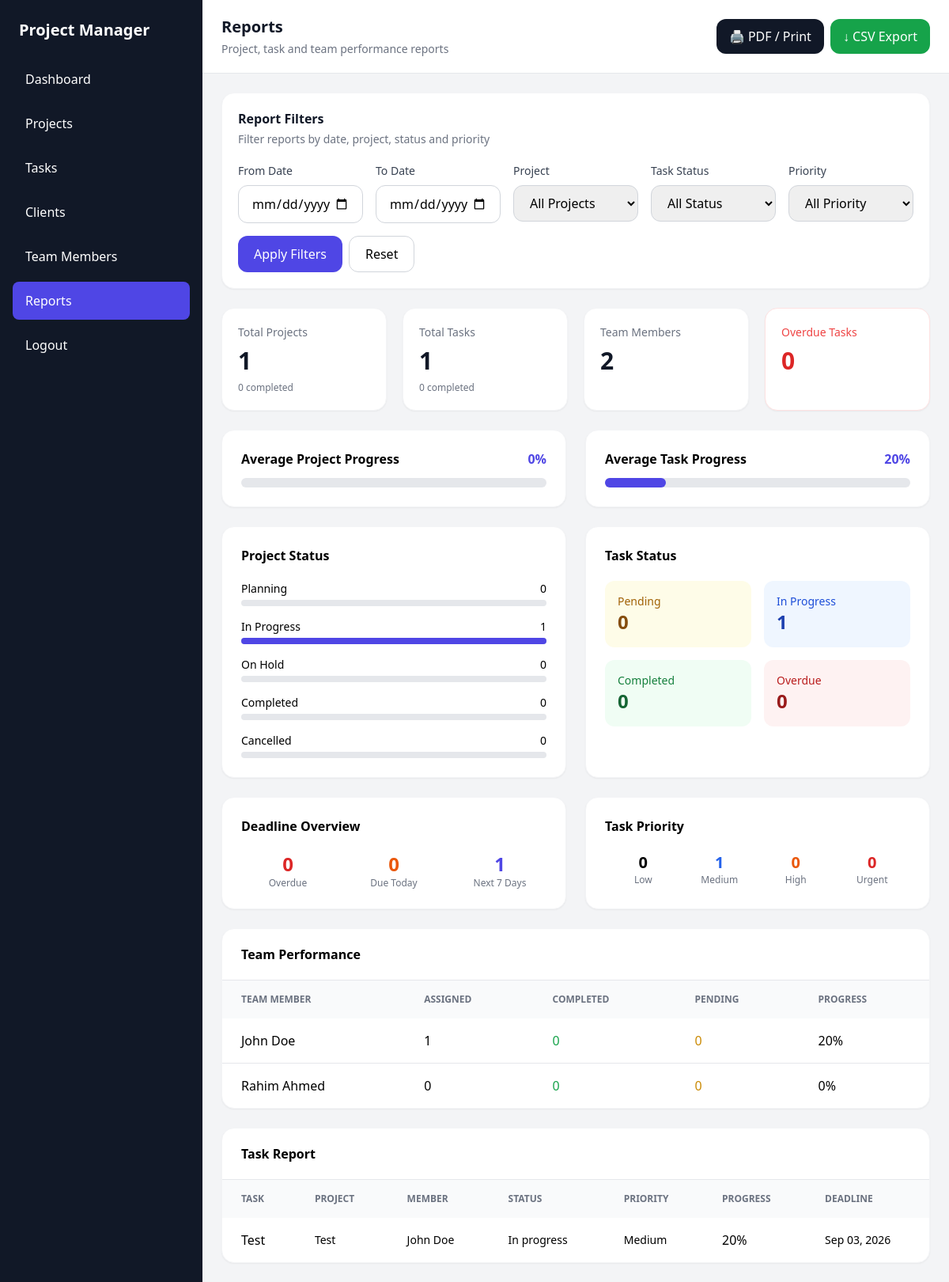
The page /reports/index.php (signed in) on the database its author committed.
### tables this page shows
CREATE TABLE `team_members` (
  `id` int(10) UNSIGNED NOT NULL,
  `name` varchar(150) NOT NULL,
  `email` varchar(150) NOT NULL,
  `phone` varchar(30) DEFAULT NULL,
  `role` varchar(100) DEFAULT NULL,
  `status` enum('active','inactive') NOT NULL DEFAULT 'active',
  `created_at` timestamp NOT NULL DEFAULT current_timestamp(),
  `updated_at` timestamp NOT NULL DEFAULT current_timestamp() ON UPDATE current_timestamp()
);

CREATE TABLE `tasks` (
  `id` int(10) UNSIGNED NOT NULL,
  `project_id` int(10) UNSIGNED NOT NULL,
  `team_member_id` int(10) UNSIGNED DEFAULT NULL,
  `assigned_to` int(10) UNSIGNED DEFAULT NULL,
  `created_by` int(10) UNSIGNED DEFAULT NULL,
  `title` varchar(255) NOT NULL,
  `description` text DEFAULT NULL,
  `start_date` date DEFAULT NULL,
  `due_date` date DEFAULT NULL,
  `priority` enum('low','medium','high','urgent') NOT NULL DEFAULT 'medium',
  `deadline` date DEFAULT NULL,
  `status` enum('todo','in_progress','review','completed','cancelled') NOT NULL DEFAULT 'todo',
  `progress` tinyint(3) UNSIGNED NOT NULL DEFAULT 0,
  `completed_at` datetime DEFAULT NULL,
  `created_at` timestamp NOT NULL DEFAULT current_timestamp(),
  `updated_at` timestamp NOT NULL DEFAULT current_timestamp() ON UPDATE current_timestamp()
);

CREATE TABLE `projects` (
  `id` int(10) UNSIGNED NOT NULL,
  `client_id` int(10) UNSIGNED DEFAULT NULL,
  `manager_id` int(10) UNSIGNED DEFAULT NULL,
  `project_code` varchar(50) NOT NULL,
  `name` varchar(200) NOT NULL,
  `description` text DEFAULT NULL,
  `start_date` date DEFAULT NULL,
  `deadline` date DEFAULT NULL,
  `budget` decimal(12,2) NOT NULL DEFAULT 0.00,
  `priority` enum('low','medium','high','urgent') NOT NULL DEFAULT 'medium',
  `status` enum('planning','in_progress','on_hold','completed','cancelled') NOT NULL DEFAULT 'planning',
  `progress` tinyint(3) UNSIGNED NOT NULL DEFAULT 0,
  `created_at` timestamp NOT NULL DEFAULT current_timestamp(),
  `updated_at` timestamp NOT NULL DEFAULT current_timestamp() ON UPDATE current_timestamp()
);

### reports/index.php (the view, shortened to what the rows shown need)
<?php
require_once "../config/db.php";
$task_where_sql = '';
$team_result = false;
$team_sql = "
    SELECT
        tm.id,
        tm.name,
        COUNT(t.id) AS assigned_tasks,
        SUM(
            CASE
                WHEN t.status = 'completed'
                THEN 1
                ELSE 0
            END
        ) AS completed_tasks,
        SUM(
            CASE
                WHEN t.status = 'pending'
                THEN 1
                ELSE 0
            END
        ) AS pending_tasks,
        COALESCE(
            ROUND(AVG(t.progress)),
            0
        ) AS average_progress
    FROM team_members tm
    LEFT JOIN tasks t
        ON t.team_member_id = tm.id
";
$team_sql .= "
    GROUP BY tm.id, tm.name
    ORDER BY average_progress DESC
    LIMIT 10
";
$team_stmt = $conn->prepare($team_sql);
if ($team_stmt) {
    $team_stmt->execute();
    $team_result = $team_stmt->get_result();
}
$recent_tasks = false;
$recent_sql = "
    SELECT
        t.id,
        t.title,
        t.status,
        t.priority,
        t.progress,
        t.deadline,
        t.created_at,
        p.name AS project_name,
        tm.name AS member_name
    FROM tasks t
    LEFT JOIN projects p
        ON p.id = t.project_id
    LEFT JOIN team_members tm
        ON tm.id = t.team_member_id
    $task_where_sql
    ORDER BY t.id DESC
    LIMIT 10
";
$recent_stmt = $conn->prepare($recent_sql);
if ($recent_stmt) {
    $recent_stmt->execute();
    $recent_tasks =
        $recent_stmt->get_result();
}
?>
<!DOCTYPE html>
<html lang="en">
<head>
    <script src="https://cdn.tailwindcss.com"></script>
</head>
<body class="bg-gray-100">
<div class="min-h-screen flex">
    <aside class="w-64 bg-gray-900 text-white hidden md:block">
        <div class="p-6">
            <h1 class="text-xl font-bold">
                Project Manager
            </h1>
        </div>
    </aside>
    <main class="flex-1">
        <header class="bg-white border-b">
            <div class="px-6 py-5 flex items-center justify-between">
                <div>
                    <h2 class="text-xl font-semibold text-gray-900">
                        Reports
                    </h2>
                </div>
            </div>
        </header>
        <section class="p-6">
            <div class="bg-white rounded-2xl border border-gray-100 shadow-sm overflow-hidden mb-6 print-break">
                <div class="overflow-x-auto">
                    <table class="w-full">
                        <thead class="bg-gray-50">
                            <tr>
                                <th class="text-left px-6 py-4 text-xs uppercase text-gray-500">
                                    Team Member
                                </th>
                                <th class="text-left px-6 py-4 text-xs uppercase text-gray-500">
                                    Assigned
                                </th>
                                <th class="text-left px-6 py-4 text-xs uppercase text-gray-500">
                                    Completed
                                </th>
                                <th class="text-left px-6 py-4 text-xs uppercase text-gray-500">
                                    Pending
                                </th>
                                <th class="text-left px-6 py-4 text-xs uppercase text-gray-500">
                                    Progress
                                </th>
                            </tr>
                        </thead>
                        <tbody class="divide-y">
                        <?php if ($team_result && $team_result->num_rows > 0): ?>
                            <?php while ($member = $team_result->fetch_assoc()): ?>
                                <tr>
                                    <td class="px-6 py-4 font-medium">
                                        <?= htmlspecialchars(
                                            $member['name']
                                        ) ?>
                                    </td>
                                    <td class="px-6 py-4">
                                        <?= (int)$member['assigned_tasks'] ?>
                                    </td>
                                    <td class="px-6 py-4 text-green-600">
                                        <?= (int)$member['completed_tasks'] ?>
                                    </td>
                                    <td class="px-6 py-4 text-yellow-600">
                                        <?= (int)$member['pending_tasks'] ?>
                                    </td>
                                    <td class="px-6 py-4">
                                        <?= (int)$member['average_progress'] ?>%
                                    </td>
                                </tr>
                            <?php endwhile; ?>
                        <?php endif; ?>
                        </tbody>
                    </table>
                </div>
            </div>
            <div class="bg-white rounded-2xl border border-gray-100 shadow-sm overflow-hidden print-break">
                <div class="overflow-x-auto">
                    <table class="w-full">
                        <thead class="bg-gray-50">
                            <tr>
                                <th class="text-left px-6 py-4 text-xs uppercase text-gray-500">
                                    Task
                                </th>
                                <th class="text-left px-6 py-4 text-xs uppercase text-gray-500">
                                    Project
                                </th>
                                <th class="text-left px-6 py-4 text-xs uppercase text-gray-500">
                                    Member
                                </th>
                                <th class="text-left px-6 py-4 text-xs uppercase text-gray-500">
                                    Status
                                </th>
                                <th class="text-left px-6 py-4 text-xs uppercase text-gray-500">
                                    Priority
                                </th>
                                <th class="text-left px-6 py-4 text-xs uppercase text-gray-500">
                                    Progress
                                </th>
                                <th class="text-left px-6 py-4 text-xs uppercase text-gray-500">
                                    Deadline
                                </th>
                            </tr>
                        </thead>
                        <tbody class="divide-y">
                        <?php if ($recent_tasks && $recent_tasks->num_rows > 0): ?>
                            <?php while ($task = $recent_tasks->fetch_assoc()): ?>
                                <tr>
                                    <td class="px-6 py-4 font-medium">
                                        <?= htmlspecialchars(
                                            $task['title']
                                        ) ?>
                                    </td>
                                    <td class="px-6 py-4 text-sm">
                                        <?= htmlspecialchars(
                                            $task['project_name']
                                            ?? '—'
                                        ) ?>
                                    </td>
                                    <td class="px-6 py-4 text-sm">
                                        <?= htmlspecialchars(
                                            $task['member_name']
                                            ?? 'Unassigned'
                                        ) ?>
                                    </td>
                                    <td class="px-6 py-4 text-sm">
                                        <?= ucfirst(
                                            str_replace(
                                                '_',
                                                ' ',
                                                $task['status']
                                            )
                                        ) ?>
                                    </td>
                                    <td class="px-6 py-4 text-sm">
                                        <?= ucfirst(
                                            $task['priority']
                                        ) ?>
                                    </td>
                                    <td class="px-6 py-4">
                                        <?= (int)$task['progress'] ?>%
                                    </td>
                                    <td class="px-6 py-4 text-sm">
                                        <?= !empty($task['deadline'])
                                            ? date(
                                                'M d, Y',
                                                strtotime(
                                                    $task['deadline']
                                                )
                                            )
                                            : '—'
                                        ?>
                                    </td>
                                </tr>
                            <?php endwhile; ?>
                        <?php endif; ?>
                        </tbody>
                    </table>
                </div>
            </div>
        </section>
    </main>
</div>
</body>
</html>

### rows shown on the page
team_members: name "John Doe", assigned_tasks "1", completed_tasks "0", pending_tasks "0", average_progress "20"
team_members: name "Rahim Ahmed", assigned_tasks "0", completed_tasks "0", pending_tasks "0", average_progress "0"
tasks: title "Test", project.name "Test", team_member.name "John Doe", status "In progress", priority "Medium", progress "20", deadline "Sep 03, 2026"

### other values the page prints
$total_projects "1"
$completed_projects "0"
$total_tasks "1"
$completed_tasks "0"
$total_members "2"
$overdue_tasks "0"
$avg_project_progress "0"
$avg_task_progress "20"
$name "Planning"
$count "0"
$name "In Progress"
$count "1"
$name "On Hold"
$name "Completed"
$name "Cancelled"
